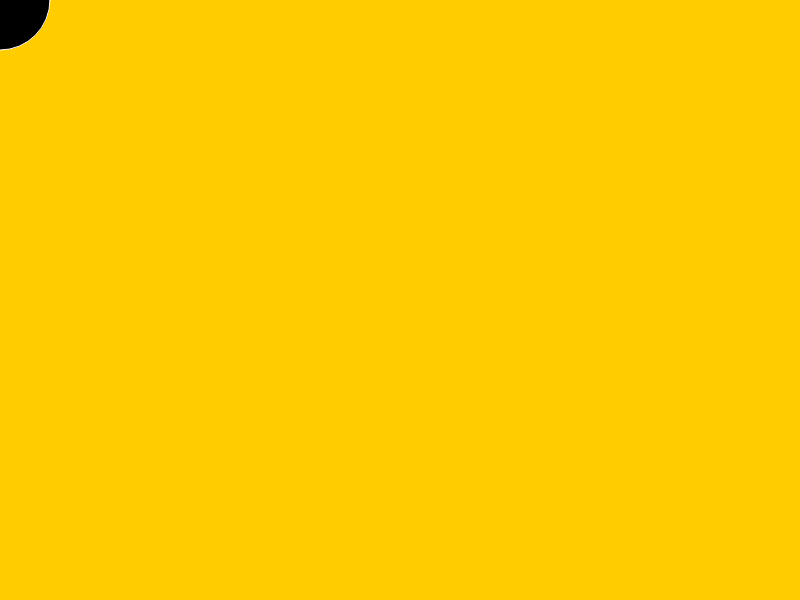
Frame 1 (no input)
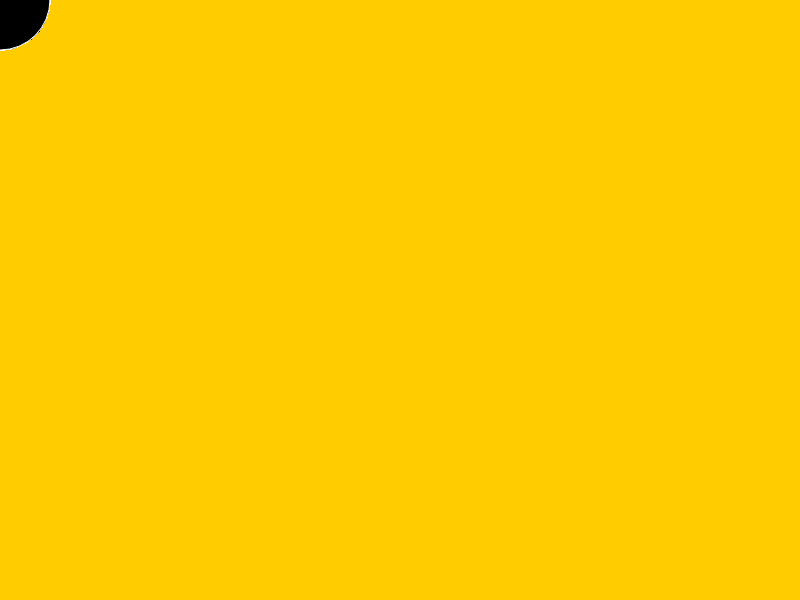
Frame 60 (no input)
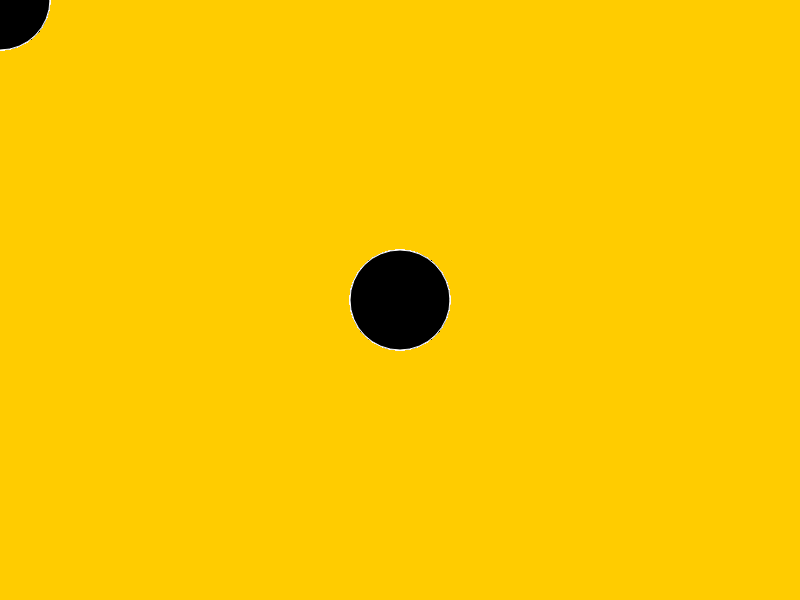
Frame 120 (the mouse pressed at the canvas centre since frame 60)

The p5.js sketch that drew these frames (run headless with seeded random() and noise() and a simulated clock; from frame 60 on, the mouse is pressed at the canvas centre):

// p5.js sketch
// ── sketch.js
//The setup function only happens once



function setup() {
	createCanvas(800, 600); //create a 500px X 500px canvas
 background(255,204,0); //an RGB color for the canvas' background
  //circle
}

//The draw function happens over and over again
function draw() {
  stroke(255) // an RGB color for the circle's border
  fill(0); // an RGB color for the inside of the circle (the last number refers to transparency (min. 0, max. 255))
  ellipse(mouseX, mouseY, 100, 100); // ellipse means a circular shape, mouse X means means the element will travel to where the mouse is horizontally, and mouse Y means the element will travel to where the mouse is vertically. the first number 100 represents the width (100 pixels) and the second number 100 represent the length (100 pixels) 
}
